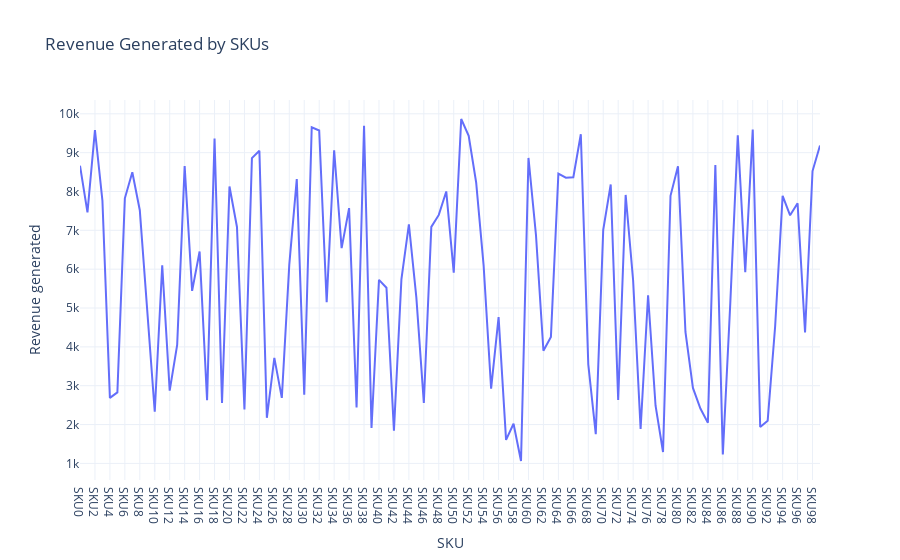

Here is the notebook cell this chart was saved with:
### Code cell
revenue_chart=px.line(df,x="SKU",y="Revenue generated",title="Revenue Generated by SKUs")
revenue_chart.show()

### Figure 1 — Plotly figure (JSON) as saved in the notebook; plotly's stock layout.template omitted (floating-point values rounded to 4 significant figures)
{"data": [{"hovertemplate": "SKU=%{x}<br>Revenue generated=%{y}<extra></extra>", "legendgroup": "", "line": {"color": "#636efa", "dash": "solid"}, "marker": {"symbol": "circle"}, "mode": "lines", "name": "", "orientation": "v", "showlegend": false, "type": "scatter", "x": ["SKU0", "SKU1", "SKU2", "SKU3", "SKU4", "SKU5", "SKU6", "SKU7", "SKU8", "SKU9", "SKU10", "SKU11", "SKU12", "SKU13", "SKU14", "SKU15", "SKU16", "SKU17", "SKU18", "SKU19", "SKU20", "SKU21", "SKU22", "SKU23", "SKU24", "SKU25", "SKU26", "SKU27", "SKU28", "SKU29", "SKU30", "SKU31", "SKU32", "SKU33", "SKU34", "SKU35", "SKU36", "SKU37", "SKU38", "SKU39", "SKU40", "SKU41", "SKU42", "SKU43", "SKU44", "SKU45", "SKU46", "SKU47", "SKU48", "SKU49", "SKU50", "SKU51", "SKU52", "SKU53", "SKU54", "SKU55", "SKU56", "SKU57", "SKU58", "SKU59", "SKU60", "SKU61", "SKU62", "SKU63", "SKU64", "SKU65", "SKU66", "SKU67", "SKU68", "SKU69", "SKU70", "SKU71", "SKU72", "SKU73", "SKU74", "SKU75", "SKU76", "SKU77", "SKU78", "SKU79", "SKU80", "SKU81", "SKU82", "SKU83", "SKU84", "SKU85", "SKU86", "SKU87", "SKU88", "SKU89", "SKU90", "SKU91", "SKU92", "SKU93", "SKU94", "SKU95", "SKU96", "SKU97", "SKU98", "SKU99"], "xaxis": "x", "y": [8662.0, 7461.0, 9578.0, 7767.0, 2687.0, 2828.0, 7823.0, 8496.0, 7517.0, 4971.0, 2331.0, 6100.0, 2874.0, 4053.0, 8654.0, 5442.0, 6454.0, 2629.0, 9365.0, 2553.0, 8128.0, 7087.0, 2391.0, 8858.0, 9049.0, 2175.0, 3716.0, 2686.0, 6117.0, 8319.0, 2766.0, 9655.0, 9572.0, 5150.0, 9062.0, 6541.0, 7573.0, 2438.0, 9692.0, 1912.0, 5725.0, 5521.0, 1840.0, 5737.0, 7152.0, 5268.0, 2557.0, 7089.0, 7397.0, 8002.0, 5911.0, 9866.0, 9436.0, 8232.0, 6088.0, 2926.0, 4767.0, 1606.0, 2021.0, 1062.0, 8864.0, 6886.0, 3900.0, 4257.0, 8459.0, 8355.0, 8368.0, 9474.0, 3550.0, 1752.0, 7015.0, 8180.0, 2633.0, 7911.0, 5710.0, 1889.0, 5328.0, 2484.0, 1292.0, 7889.0, 8652.0, 4384.0, 2943.0, 2412.0, 2048.0, 8685.0, 1230.0, 5134.0, 9445.0, 5925.0, 9593.0, 1935.0, 2100.0, 4531.0, 7888.0, 7386.0, 7698.0, 4371.0, 8526.0, 9185.0], "yaxis": "y"}], "layout": {"autosize": true, "legend": {"tracegroupgap": 0}, "title": {"text": "Revenue Generated by SKUs"}, "xaxis": {"anchor": "y", "autorange": true, "domain": [0, 1], "range": [0, 99], "title": {"text": "SKU"}, "type": "category"}, "yaxis": {"anchor": "x", "autorange": true, "domain": [0, 1], "range": [572.5, 10360.0], "title": {"text": "Revenue generated"}, "type": "linear"}}}
